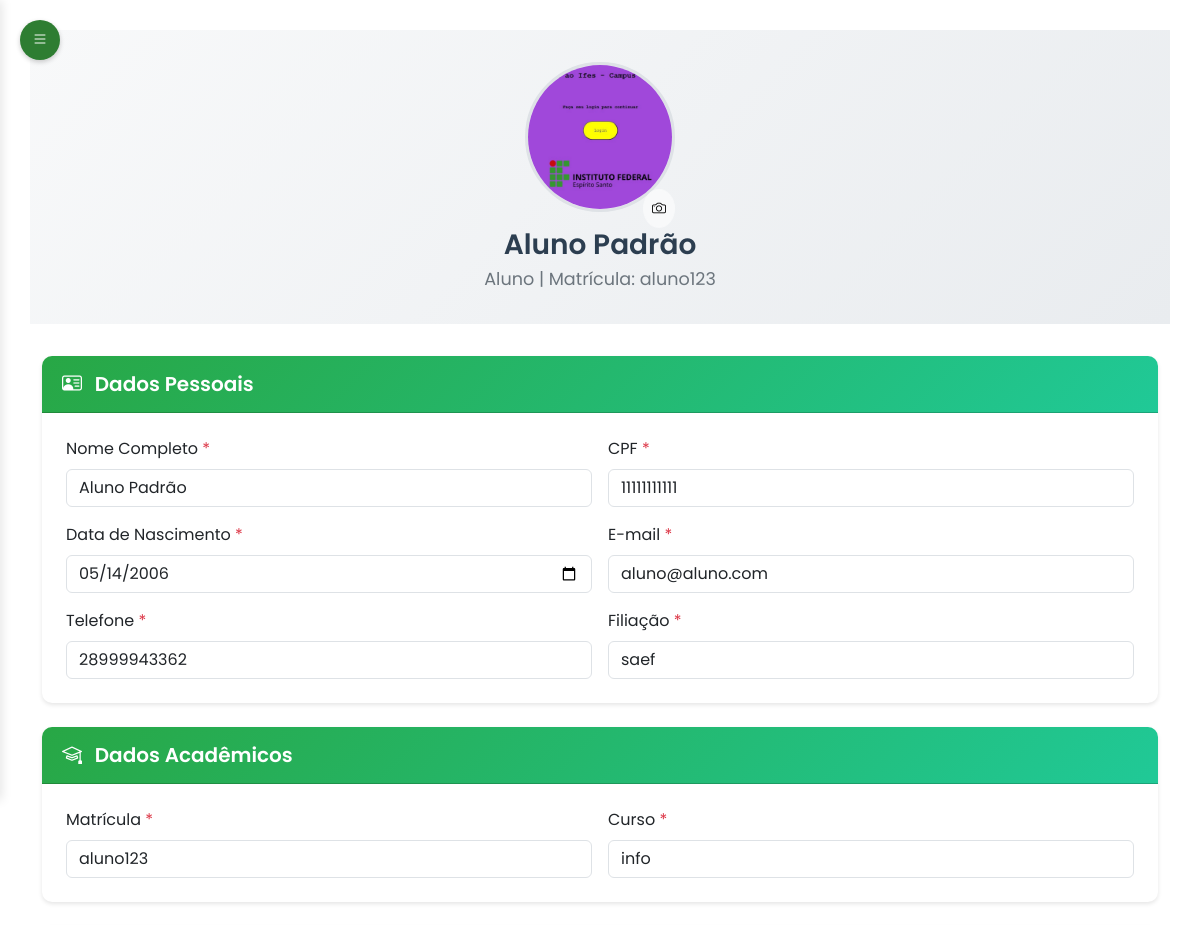
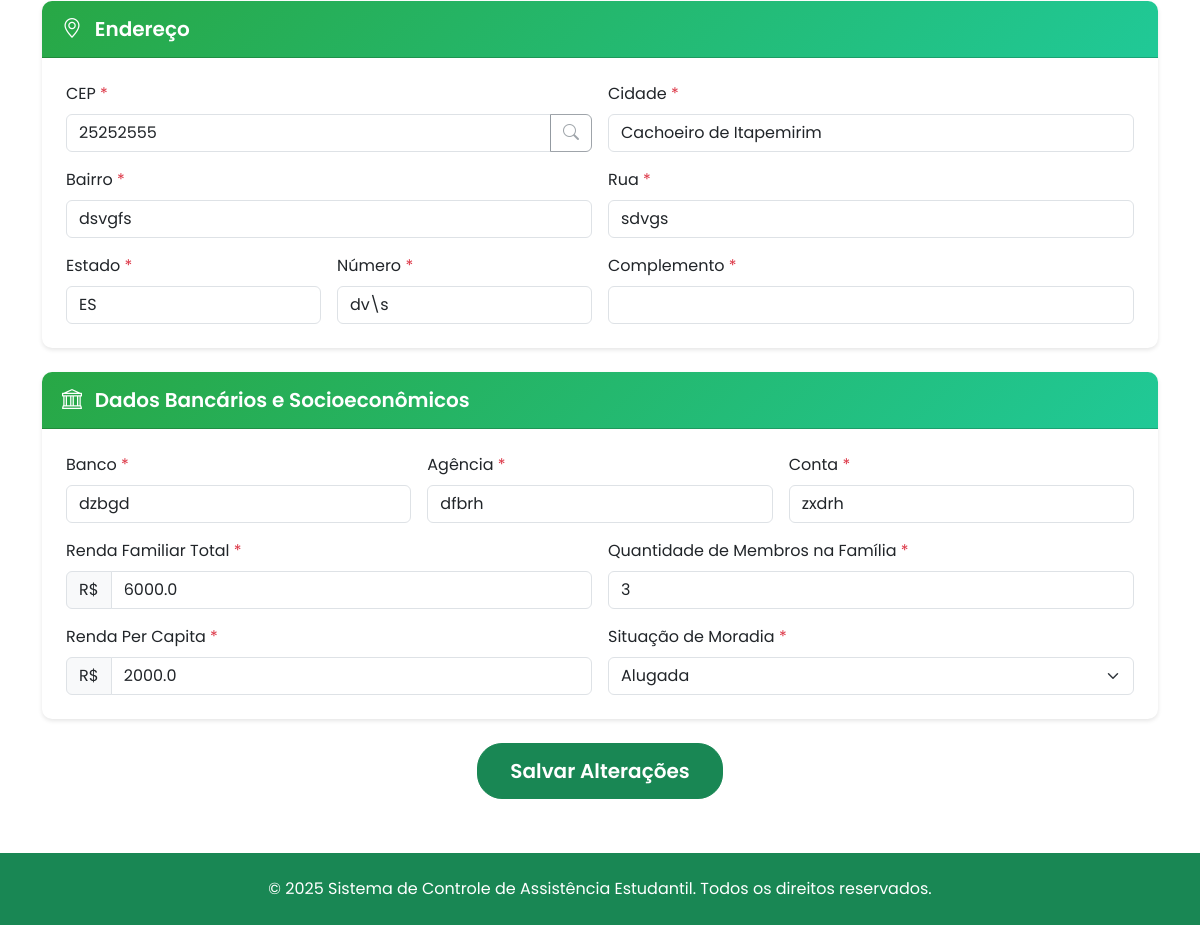
Page /aluno/perfil (signed in) on the committed database (2 pictures, top to bottom).
### tables this page shows
CREATE TABLE usuario (
id_usuario INTEGER PRIMARY KEY AUTOINCREMENT,
nome TEXT NOT NULL,
matricula TEXT UNIQUE NOT NULL,
email TEXT NOT NULL UNIQUE,
senha TEXT NOT NULL,
perfil TEXT NOT NULL DEFAULT 'aluno',
foto TEXT,
token_redefinicao TEXT,
data_token TIMESTAMP,
data_cadastro TIMESTAMP DEFAULT CURRENT_TIMESTAMP
);

CREATE TABLE aluno (
    id_usuario INTEGER PRIMARY KEY,
    cpf TEXT NOT NULL,
    telefone TEXT NOT NULL,
    curso TEXT NOT NULL,
    data_nascimento TEXT NOT NULL,
    filiacao TEXT NOT NULL,
    cep TEXT NOT NULL,
    cidade TEXT NOT NULL,
    bairro TEXT NOT NULL,
    rua TEXT NOT NULL,
    numero TEXT NOT NULL,
    nome_banco TEXT NOT NULL,
    agencia_bancaria TEXT NOT NULL,
    numero_conta_bancaria TEXT NOT NULL,
    renda_familiar REAL NOT NULL,
    quantidade_pessoas INTEGER NOT NULL,
    renda_per_capita REAL NOT NULL,
    situacao_moradia TEXT NOT NULL,
    cadastro_completo BOOLEAN DEFAULT 0, estado TEXT DEFAULT '', complemento TEXT DEFAULT '',
    FOREIGN KEY (id_usuario) REFERENCES usuario(id_usuario) ON DELETE CASCADE
);

### routes/aluno/dados_cadastrais_routes.py (the view)
@router.get("/perfil")
@requer_autenticacao(["aluno"])
async def get_dados_cadastrais(request: Request, usuario_logado: dict = None, sucesso: str = None, foto_sucesso: str = None, erro: str = None):
    aluno = aluno_repo.obter_por_matricula(usuario_logado['matricula'])
    if not aluno:
        usuario = usuario_repo.obter_usuario_por_matricula(usuario_logado['matricula'])
        aluno = usuario
    context = {"request": request, "aluno": aluno}
    if sucesso:
        context["mensagem_sucesso"] = "Informações salvas com sucesso!"
    elif foto_sucesso:
        context["mensagem_sucesso"] = "Foto do perfil alterada com sucesso!"
    if erro == "tipo_invalido":
        context["mensagem_erro"] = "Tipo de arquivo inválido. Use apenas JPG, JPEG ou PNG."
    elif erro == "upload_falhou":
        context["mensagem_erro"] = "Erro ao fazer upload da foto. Tente novamente."
    response = templates.TemplateResponse("/aluno/perfil.html", context)
    return response

### templates/aluno/perfil.html (shortened to what this page needs)
{% extends 'base2.html' %}
{% set active_page = 'dados_cadastrais' %}
{% block head %}
<link rel="stylesheet" href="/static/css/perfil_aluno.css">
{% endblock %}
{% block content %}
    <div class="main-content" id="mainContent">
        <div class="profile-header">
            <div class="container">
                <div class="row justify-content-center">
                    <div class="col-12 text-center">
                        <div class="position-relative d-inline-block">
                            <img id="foto-atual"
                                src="{{ aluno.foto or '/static/img/perfil.png' }}?v={{ range(1, 999999) | random }}"
                                class="rounded-circle mb-3"
                                style="width: 150px; height: 150px; object-fit: cover; border: 3px solid #dee2e6;"
                                alt="Foto do perfil">
                            <button class="btn btn-light btn-sm position-absolute bottom-0 end-0 rounded-circle p-2"
                                    data-bs-toggle="modal" data-bs-target="#changePhotoModal">
                                <i class="bi bi-camera"></i>
                            </button>
                        </div>
                        <div class="profile-info">
                            <h3 class="mb-1">{{ aluno.nome }}</h3>
                            <p class="mb-0">Aluno | Matrícula: {{ aluno.matricula }}</p>
                        </div>
                    </div>
                </div>
            </div>
        </div>
        <div class="container">
            <form id="formCadastral" method="post" action="/aluno/perfil">
            <div class="card data-card">
                <div class="card-header d-flex justify-content-between align-items-center">
                    <h5>
                        <i class="bi bi-person-vcard me-2"></i>
                        Dados Pessoais
                    </h5>
                </div>
                <div class="card-body">
                        <div class="row g-3">
                            <div class="col-md-6">
                                <label class="form-label">Nome Completo</label>
                                <input type="text" class="form-control" name="nome" value="{{ aluno.nome }}" required>
                            </div>
                            <div class="col-md-6">
                                <label class="form-label">CPF</label>
                                <input type="text" class="form-control" name="cpf" value="{{ aluno.cpf }}" required>
                            </div>
                            <div class="col-md-6">
                                <label class="form-label">Data de Nascimento</label>
                                <input type="date" class="form-control" name="data_nascimento" value="{{ aluno.data_nascimento }}" required>
                            </div>
                            <div class="col-md-6">
                                <label class="form-label">E-mail</label>
                                <input type="email" class="form-control" name="email" value="{{ aluno.email }}" required>
                            </div>
                            <div class="col-md-6">
                                <label class="form-label">Telefone</label>
                                <input type="tel" class="form-control" name="telefone" value="{{ aluno.telefone }}" required>
                            </div>
                            <div class="col-md-6">
                                <label class="form-label">Filiação</label>
                                <input type="text" class="form-control" name="filiacao" value="{{ aluno.filiacao }}" required>
                            </div>
                        </div>
                </div>
            </div>
            <div class="card data-card">
                <div class="card-header">
                    <h5>
                        <i class="bi bi-mortarboard me-2"></i>
                        Dados Acadêmicos
                    </h5>
                </div>
                <div class="card-body">
                        <div class="row g-3">
                            <div class="col-md-6">
                                <label class="form-label">Matrícula</label>
                                <input type="text" class="form-control" name="matricula" value="{{ aluno.matricula }}" required>
                            </div>
                            <div class="col-md-6">
                                <label class="form-label">Curso</label>
                                <input type="text" class="form-control" name="curso" value="{{ aluno.curso }}" required>
                            </div>
                        </div>
                </div>
            </div>
            <div class="card data-card">
                <div class="card-header d-flex justify-content-between align-items-center">
                    <h5>
                        <i class="bi bi-geo-alt me-2"></i>
                        Endereço
                    </h5>
                </div>
                <div class="card-body">
                        <div class="row g-3">
                            <div class="col-md-6">
                                <label class="form-label">CEP</label>
                                <div class="input-group">
                                    <input type="text" class="form-control" id="cep" name="cep" value="{{ aluno.cep }}"
                                           maxlength="9" placeholder="00000-000" required>
                                    <button class="btn btn-outline-secondary" type="button" id="btn-buscar-cep" disabled>
                                        <i class="bi bi-search"></i>
                                    </button>
                                </div>
                            </div>
                            <div class="col-md-6">
                                <label class="form-label">Cidade</label>
                                <input type="text" class="form-control" id="cidade" name="cidade" value="{{ aluno.cidade }}" required>
                            </div>
                            <div class="col-md-6">
                                <label class="form-label">Bairro</label>
                                <input type="text" class="form-control" id="bairro" name="bairro" value="{{ aluno.bairro }}" required>
                            </div>
                            <div class="col-md-6">
                                <label class="form-label">Rua</label>
                                <input type="text" class="form-control" id="rua" name="rua" value="{{ aluno.rua }}" required>
                            </div>
                            <div class="col-md-3">
                                <label class="form-label">Estado</label>
                                <input type="text" class="form-control" id="estado" name="estado" value="{{ aluno.estado }}" required>
                            </div>
                            <div class="col-md-3">
                                <label class="form-label">Número</label>
                                <input type="text" class="form-control" name="numero" value="{{ aluno.numero }}" required>
                            </div>
                            <div class="col-md-6">
                                <label class="form-label">Complemento</label>
                                <input type="text" class="form-control" name="complemento" value="{{ aluno.complemento }}" required>
                            </div>
                        </div>
                </div>
            </div>
            <div class="card data-card">
                <div class="card-header d-flex justify-content-between align-items-center">
                    <h5>
                        <i class="bi bi-bank me-2"></i>
                        Dados Bancários e Socioeconômicos
                    </h5>
                </div>
                <div class="card-body">
                        <div class="row g-3">
                            <div class="col-md-4">
                                <label class="form-label">Banco</label>
                                <input type="text" class="form-control" name="nome_banco" value="{{ aluno.nome_banco }}" required>
                            </div>
                            <div class="col-md-4">
                                <label class="form-label">Agência</label>
                                <input type="text" class="form-control" name="agencia_bancaria" value="{{ aluno.agencia_bancaria }}" required>
                            </div>
                            <div class="col-md-4">
                                <label class="form-label">Conta</label>
                                <input type="text" class="form-control" name="numero_conta_bancaria" value="{{ aluno.numero_conta_bancaria }}" required>
                            </div>
                            <div class="col-md-6">
                                <label class="form-label">Renda Familiar Total</label>
                                <div class="input-group">
                                    <span class="input-group-text">R$</span>
                                    <input type="text" class="form-control" name="renda_familiar" value="{{ aluno.renda_familiar }}" required>
                                </div>
                            </div>
                            <div class="col-md-6">
                                <label class="form-label">Quantidade de Membros na Família</label>
                                <input type="number" class="form-control" name="quantidade_pessoas" value="{{ aluno.quantidade_pessoas }}" required>
                            </div>
                            <div class="col-md-6">
                                <label class="form-label">Renda Per Capita</label>
                                <div class="input-group">
                                    <span class="input-group-text">R$</span>
                                    <input type="text" class="form-control" name="renda_per_capita" value="{{ aluno.renda_per_capita }}" required>
                                </div>
                            </div>
                            <div class="col-md-6">
                                <label class="form-label">Situação de Moradia</label>
                                <select class="form-select" name="situacao_moradia" required>
                                    <option value="Alugada" {% if aluno.situacao_moradia == "Alugada" %}selected{% endif %}>Alugada</option>
                                </select>
                            </div>
                        </div>
                </div>
            </div>
            <div class="text-center mt-4 mb-4">
                <button type="submit" class="btn btn-success btn-lg">
                     Salvar Alterações
                </button>
            </div>
            </form>
        </div>
    </div>
    {% endblock %}

### templates/base2.html (shortened to what this page needs)
<!DOCTYPE html>
<html lang="pt-br">
	<head>
		<link href="https://cdn.jsdelivr.net/npm/bootstrap@5.3.0-alpha1/dist/css/bootstrap.min.css" rel="stylesheet" />
		<link rel="stylesheet" href="https://cdn.jsdelivr.net/npm/bootstrap-icons@1.10.0/font/bootstrap-icons.css" />
		<link rel="stylesheet" href="/static/css/styles.css" />
		{% block head %}{% endblock %}
	</head>
	<body>
		<div class="page-wrapper">
		<button class="menu-toggle visible" id="menuToggle">
			<i class="bi bi-list"></i>
		</button>
		<div class="content-wrapper" style="flex: 1;">
			{% block content %}{% endblock %}
		</div>
		<footer class="footer bg-success text-white py-4">
			<div class="container">
				<div class="row">
					<div class="col-12 text-center">
						<p class="text-white mb-0">
							&copy; 2025 Sistema de Controle de Assistência Estudantil. Todos os direitos reservados.
						</p>
					</div>
				</div>
			</div>
		</footer>
		</div>
    </body>
</html>

### static/css/styles.css (style rules this page uses)
:root { --ifes-green: #2E7D32; --ifes-red: #C62828; --ifes-light-green: #4CAF50; --ifes-light-gray: #f5f5f5; --ifes-dark-gray: #333333; --calendar-primary: #2E7D32; --calendar-secondary: #4CAF50; --calendar-accent: #81C784; --calendar-light: #E8F5E9; --calendar-text: #1B5E20; }
body { background-color: #fff !important; font-family: 'Poppins', Arial, Helvetica, sans-serif; }
.main-content { margin-left: 0; padding: 30px; transition: none; position: relative; z-index: 1; }
.card { border: none; border-radius: 10px; box-shadow: 0 4px 12px rgba(0, 0, 0, 0.05); margin-bottom: 20px; transition: transform 0.3s; }
.card-header { background-color: var(--ifes-green); color: white; border-radius: 10px 10px 0 0 !important; padding: 15px 20px; font-weight: 600; }
.card-body { padding: 20px; }
.menu-toggle { position: fixed; top: 20px; left: 20px; z-index: 1100; background-color: var(--ifes-green); color: white; border: none; border-radius: 50%; width: 40px; height: 40px; display: flex; align-items: center; justify-content: center; cursor: pointer; box-shadow: 0 2px 5px rgba(0, 0, 0, 0.2); display: none; }
.menu-toggle.visible { display: flex; }

### static/css/perfil_aluno.css (style rules this page uses)
.profile-header { background: linear-gradient(135deg, #f8f9fa, #e9ecef); padding: 2rem 0; margin-bottom: 2rem; }
.profile-info h3 { color: #2c3e50; font-weight: 600; }
.profile-info p { color: #6c757d; font-size: 1.1rem; }
.data-card { margin-bottom: 1.5rem; border: none; box-shadow: 0 2px 4px rgba(0, 0, 0, 0.1); border-radius: 10px; }
.data-card .card-header { background: linear-gradient(135deg, #28a745, #20c997); color: white; border-radius: 10px 10px 0 0 !important; padding: 1rem 1.25rem; }
.data-card .card-header h5 { margin: 0; font-weight: 600; }
.data-card .card-body { padding: 1.5rem; }
.form-label::after { content: " *"; color: #dc3545; }
.btn-success.btn-lg { padding: 0.75rem 2rem; font-weight: 600; border-radius: 25px; transition: all 0.3s ease; }

### templates/base2.html (style rules this page uses)
html, body { height: 100%; }
body { display: flex; flex-direction: column; min-height: 100vh; }
.page-wrapper { flex: 1; display: flex; flex-direction: column; }
.main-content { flex: 1; }
.footer { margin-top: auto; }

### rows in the picture
usuario: foto (picture), nome "Aluno Padrão", matricula "aluno123", email "aluno@aluno.com"
aluno: cpf "11111111111", data_nascimento "05/14/2006", telefone "28999943362", filiacao "saef", curso "info", cep "25252555", cidade "Cachoeiro de Itapemirim", bairro "dsvgfs", rua "sdvgs", estado "ES", numero "dv\\s", nome_banco "dzbgd", agencia_bancaria "dfbrh", numero_conta_bancaria "zxdrh", renda_familiar "6000.0", quantidade_pessoas "3", renda_per_capita "2000.0", situacao_moradia "Alugada"
